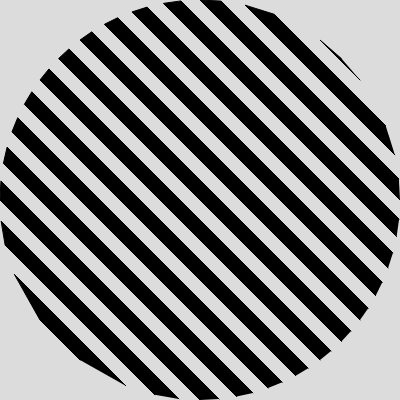
Frame 1 (no input)
Frame 2 (the mouse pressed at the canvas centre, redrawn once): identical to frame 1, image omitted

The p5.js sketch that drew this single still picture (run headless with seeded random() and noise() and a simulated clock; the mouse was pressed at the canvas centre and the sketch redrawn once):

// p5.js sketch
// ── sketch.js
let radius = 200;
let slope = 1;
let grid_spacing;

function setup() {
  createCanvas(400, 400);
  grid_spacing = radius / 10;
}

function draw() {
  // For angle of PI/4, max and min y:
  let max_min_x = (radius * radius) / (radius * cos(PI / 4));
  background(220);
  translate(width / 2, height / 2);
  //rotate(PI/2)
  /*
  noFill();
  circle(0, 0, radius * 2);
  line(-width, 0, width, 0);
  line(0, -height, 0, height);
  */

  fill("#000000");

  // Draw Stripes
  for (let x = 0; x < max_min_x; x += 2 * grid_spacing) {
    let solutions = compute_intersection_of_circle_and_line(
      slope,
      x,
      0,
      0,
      0,
      radius
    );
    let next_solutions;
    if (x + grid_spacing > max_min_x) {
      next_solutions = compute_intersection_of_circle_and_line(
        slope,
        max_min_x,
        0,
        0,
        0,
        radius
      );
    } else {
      next_solutions = compute_intersection_of_circle_and_line(
        slope,
        x + grid_spacing,
        0,
        0,
        0,
        radius
      );
    }
    beginShape();
    vertex(solutions[0].x, solutions[0].y);
    vertex(solutions[1].x, solutions[1].y);
    vertex(next_solutions[1].x, next_solutions[1].y);
    vertex(next_solutions[0].x, next_solutions[0].y);
    endShape();
  }
  for (let x = -grid_spacing; x > -max_min_x; x -= 2*grid_spacing) {
    let solutions = compute_intersection_of_circle_and_line(
      slope,
      x,
      0,
      0,
      0,
      radius
    );
    let next_solutions;
    if (x - grid_spacing < -max_min_x) {
      next_solutions = compute_intersection_of_circle_and_line(
        slope,
        -max_min_x,
        0,
        0,
        0,
        radius
      );
 
    } else {
      
      next_solutions = compute_intersection_of_circle_and_line(
        slope,
        x - grid_spacing,
        0,
        0,
        0,
        radius
      );
    }
    beginShape();
    vertex(solutions[0].x, solutions[0].y);
    vertex(solutions[1].x, solutions[1].y);
    vertex(next_solutions[1].x, next_solutions[1].y);
    vertex(next_solutions[0].x, next_solutions[0].y);
    endShape();
  }

  noLoop();
}

function compute_intersection_of_circle_and_line(
  slope,
  x1,
  y1,
  cx,
  cy,
  radius
) {
  // Derived this equation by using two formulas:
  // 1) y = slope * (x - x1) + y1
  // 2) (x - cx)^2 + (y - cy)^2 = R^2
  // 3) plugged equation #1 into equation #2 and solved
  //    for x. Used symbolab.com to solve for x. Pretty nasty.
  // The resulting formula is computed below
  let radical = sqrt(
    radius * radius +
      slope * slope * radius * radius +
      2 * cx * slope * slope * x1 +
      2 * cx * slope * cy +
      2 * slope * x1 * y1 +
      2 * y1 * cy -
      cx * cx * slope * slope -
      2 * cx * slope * y1 -
      slope * slope * x1 * x1 -
      2 * slope * x1 * cy -
      y1 * y1 -
      cy * cy
  );
  let x_solution_1 =
    (cx + slope * slope * x1 - slope * y1 + slope * cy + radical) /
    (1 + slope * slope);
  let x_solution_2 =
    (cx + slope * slope * x1 - slope * y1 + slope * cy - radical) /
    (1 + slope * slope);
  let y_solution_1 = slope * (x_solution_1 - x1) + y1;
  let y_solution_2 = slope * (x_solution_2 - x1) + y1;
  //fill("#00ff00");
  //circle(x_solution_1, y_solution_1, 5);
  //circle(x_solution_2, y_solution_2, 5);
  let solution_vector = [];
  solution_vector[0] = createVector(x_solution_1, y_solution_1);
  solution_vector[1] = createVector(x_solution_2, y_solution_2);
  return solution_vector;
}
